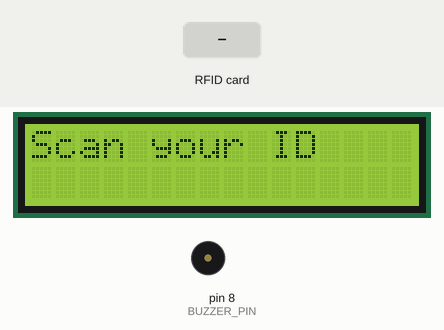
A sketch run on a simulated Arduino Uno, built with avr-gcc and run on an emulated ATmega328P. Shown: 16×2 character LCD, buzzer (waves = sounding). The test bench sets the inputs (shaded band). What the sketch prints to the serial monitor is not drawn.

Above: at 1.9 s.
2.0 s: RFID card 43 60 B8 27 held to the reader
At 2.13 s:
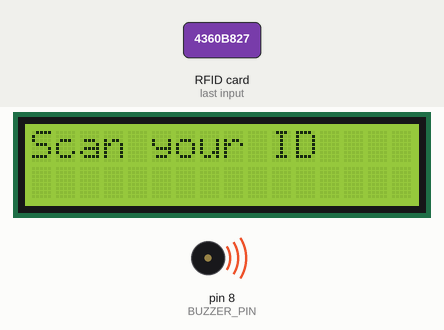
At 2.9 s:
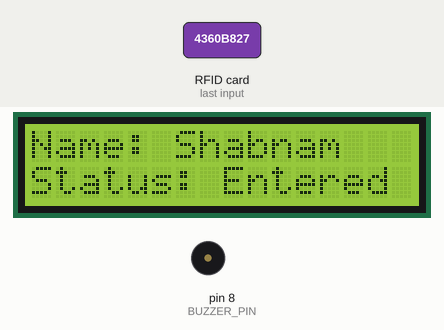
3.7 s: RFID card 62 FA 13 51 held to the reader
At 6.5 s:
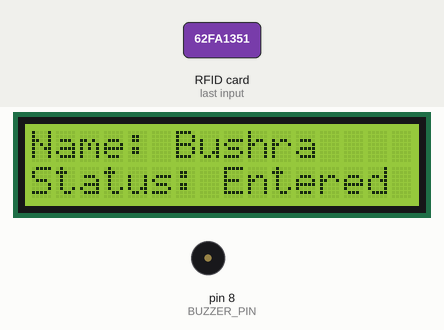
Timing chart, 0 to 8.0 s (numbered marks = the images above; inputs shaded):
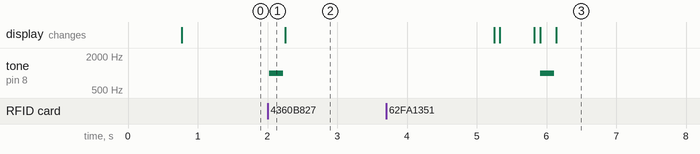

The sketch:

final_code_using_lcd.ino
```cpp
#include <SPI.h>
#include <MFRC522.h>
#include <Wire.h>
#include <LiquidCrystal_I2C.h>

#define SS_PIN 10
#define RST_PIN 9
#define BUZZER_PIN 8

MFRC522 rfid(SS_PIN, RST_PIN);
LiquidCrystal_I2C lcd(0x27, 16, 2);

// Student Data
struct Student {
    String cardID;
    String rollNo;
    String name;
    bool isPresent;  // Track current status
};

Student students[] = {
    {"43 60 B8 27", "ECU-01 ", "Shabnam", false},
    {"62 FA 13 51", "ECU-02 ","Bushra", false},
    {"A3 1A 64 29","ECU-03 ", "Umar", false},
    {"93 AD BD 27", "ECU-04 ","Shaher", false},
    {"13 12 C7 27", "ECU-05 ","Aizel", false}
};

void setup() {
    Serial.begin(9600);
    Serial.println("Time,Card ID, Roll no,Name,Status"); // CSV headers

    SPI.begin();
    rfid.PCD_Init();
    lcd.begin(16, 2);
    lcd.backlight();
    pinMode(BUZZER_PIN, OUTPUT);

    showWelcomeMessage();
}

void loop() {
    if (!rfid.PICC_IsNewCardPresent()) return;
    if (!rfid.PICC_ReadCardSerial()) return;

    String cardID = "";
    for (byte i = 0; i < rfid.uid.size; i++) {
        cardID += String(rfid.uid.uidByte[i], HEX);
        if (i < rfid.uid.size - 1) cardID += " ";
    }
    cardID.toUpperCase();

    bool found = false;
    for (int i = 0; i < sizeof(students) / sizeof(students[0]); i++) {
        if (cardID == students[i].cardID) {
            found = true;

            // Toggle presence state
            students[i].isPresent = !students[i].isPresent;
            String status = students[i].isPresent ? "Entered" : "Exited";

            tone(BUZZER_PIN, 1000, 200);
            delay(200);
            noTone(BUZZER_PIN);

            lcd.clear();
            lcd.setCursor(0, 0);
            lcd.print("Name: " + students[i].name);
            lcd.setCursor(0, 1);
            lcd.print("Status: " + status);

            Serial.print(getCurrentTime());
            Serial.print(",");
            Serial.print(cardID);
            Serial.print(",");
            Serial.print(students[i].name);
            Serial.print(",");
            Serial.println(status);

            delay(3000);
            break;
        }
    }

    if (!found) {
        tone(BUZZER_PIN, 3000, 1000);
        delay(1000);
        noTone(BUZZER_PIN);

        lcd.clear();
        lcd.setCursor(0, 0);
        lcd.print("Unknown Card");

        Serial.print(getCurrentTime());
        Serial.print(",");
        Serial.print(cardID);
        Serial.print(",");
        Serial.print("Unknown");
        Serial.print(",");
        Serial.println("Unauthorized");

        delay(2000);
    }

    showWelcomeMessage();
    rfid.PICC_HaltA();
    rfid.PCD_StopCrypto1();
}

void showWelcomeMessage() {
    lcd.clear();
    lcd.init();
    lcd.setCursor(4, 0);
    lcd.print("Welcome");
    delay(500);
    lcd.clear();
    lcd.init();
    lcd.setCursor(0, 0);
    lcd.print("Scan your ID");
}

String getCurrentTime() {
    unsigned long ms = millis() / 1000;
    int h = (ms / 3600) % 24;
    int m = (ms / 60) % 60;
    int s = ms % 60;

    char buf[9];
    sprintf(buf, "%02d:%02d:%02d", h, m, s);
    return String(buf);
}
```

Measured:
- after the input at 2.0 s, tone on pin 8 (BUZZER_PIN): silent → 1000 Hz at once, → silent 0.20 s later
- after the input at 3.7 s, tone on pin 8 (BUZZER_PIN): silent → 1000 Hz after 2.2 s, → silent 0.20 s later; the display: first differs from a run without the input after 2.4 s (image 3)
